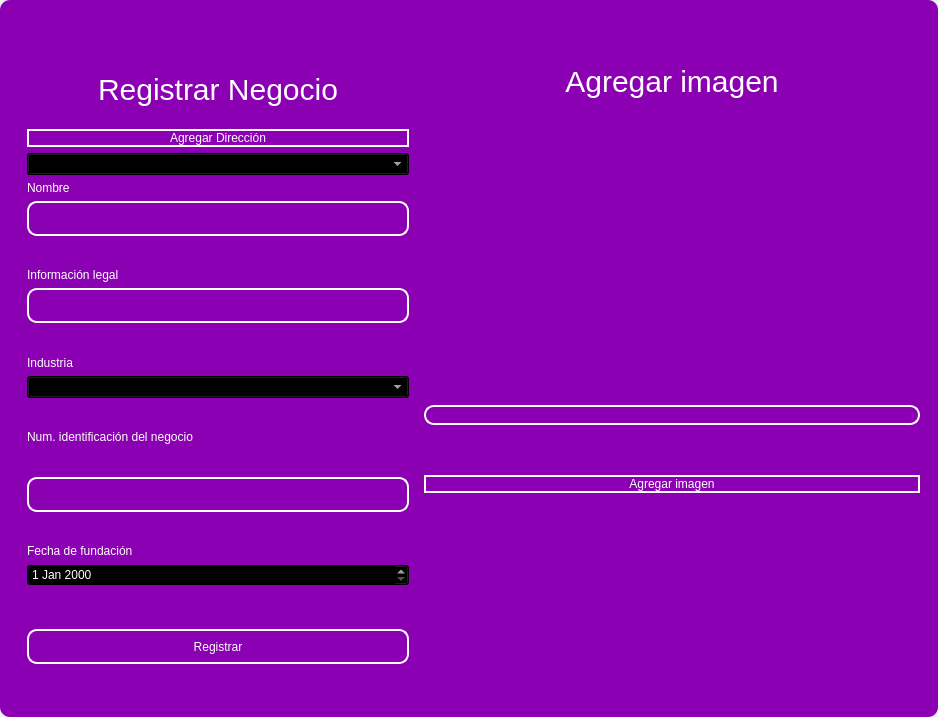
<?xml version="1.0" encoding="UTF-8"?>
<ui version="4.0">
 <class>MainWindow</class>
 <widget class="QMainWindow" name="MainWindow">
  <property name="geometry">
   <rect>
    <x>0</x>
    <y>0</y>
    <width>938</width>
    <height>717</height>
   </rect>
  </property>
  <property name="windowTitle">
   <string>MainWindow</string>
  </property>
  <property name="styleSheet">
   <string notr="true"/>
  </property>
  <widget class="QWidget" name="centralwidget">
   <property name="styleSheet">
    <string notr="true"/>
   </property>
   <layout class="QVBoxLayout" name="verticalLayout">
    <property name="spacing">
     <number>0</number>
    </property>
    <property name="leftMargin">
     <number>0</number>
    </property>
    <property name="topMargin">
     <number>0</number>
    </property>
    <property name="rightMargin">
     <number>0</number>
    </property>
    <property name="bottomMargin">
     <number>0</number>
    </property>
    <item>
     <widget class="QFrame" name="frame">
      <property name="enabled">
       <bool>true</bool>
      </property>
      <property name="styleSheet">
       <string notr="true">QFrame {
	border-radius:10px;
	background-color: rgb(140, 0, 179);
 }
</string>
      </property>
      <property name="frameShape">
       <enum>QFrame::StyledPanel</enum>
      </property>
      <property name="frameShadow">
       <enum>QFrame::Raised</enum>
      </property>
      <layout class="QVBoxLayout" name="verticalLayout_2">
       <item>
        <widget class="QFrame" name="frame_superior">
         <property name="minimumSize">
          <size>
           <width>0</width>
           <height>40</height>
          </size>
         </property>
         <property name="maximumSize">
          <size>
           <width>16777215</width>
           <height>40</height>
          </size>
         </property>
         <property name="styleSheet">
          <string notr="true">QPushButton{
border-radius:18px;
}

QPushButton:hover{
	background-color: rgb(0, 0, 0);
}
</string>
         </property>
         <property name="frameShape">
          <enum>QFrame::StyledPanel</enum>
         </property>
         <property name="frameShadow">
          <enum>QFrame::Raised</enum>
         </property>
         <layout class="QHBoxLayout" name="horizontalLayout_3">
          <property name="spacing">
           <number>4</number>
          </property>
          <property name="leftMargin">
           <number>0</number>
          </property>
          <property name="topMargin">
           <number>0</number>
          </property>
          <property name="rightMargin">
           <number>0</number>
          </property>
          <property name="bottomMargin">
           <number>0</number>
          </property>
          <item>
           <widget class="QPushButton" name="btn_icon">
            <property name="text">
             <string/>
            </property>
            <property name="iconSize">
             <size>
              <width>40</width>
              <height>40</height>
             </size>
            </property>
           </widget>
          </item>
          <item>
           <spacer name="horizontalSpacer_2">
            <property name="orientation">
             <enum>Qt::Horizontal</enum>
            </property>
            <property name="sizeHint" stdset="0">
             <size>
              <width>443</width>
              <height>20</height>
             </size>
            </property>
           </spacer>
          </item>
          <item>
           <widget class="QPushButton" name="bt_minimizar">
            <property name="minimumSize">
             <size>
              <width>38</width>
              <height>38</height>
             </size>
            </property>
            <property name="maximumSize">
             <size>
              <width>38</width>
              <height>38</height>
             </size>
            </property>
            <property name="cursor">
             <cursorShape>PointingHandCursor</cursorShape>
            </property>
            <property name="text">
             <string/>
            </property>
            <property name="icon">
             <iconset>
              <normaloff>image/minus.svg</normaloff>image/minus.svg</iconset>
            </property>
            <property name="iconSize">
             <size>
              <width>38</width>
              <height>38</height>
             </size>
            </property>
           </widget>
          </item>
          <item>
           <widget class="QPushButton" name="bt_maximizar">
            <property name="minimumSize">
             <size>
              <width>38</width>
              <height>38</height>
             </size>
            </property>
            <property name="maximumSize">
             <size>
              <width>38</width>
              <height>38</height>
             </size>
            </property>
            <property name="cursor">
             <cursorShape>PointingHandCursor</cursorShape>
            </property>
            <property name="text">
             <string/>
            </property>
            <property name="icon">
             <iconset>
              <normaloff>image/chevron-up.svg</normaloff>image/chevron-up.svg</iconset>
            </property>
            <property name="iconSize">
             <size>
              <width>38</width>
              <height>38</height>
             </size>
            </property>
           </widget>
          </item>
          <item>
           <widget class="QPushButton" name="bt_restaurar">
            <property name="minimumSize">
             <size>
              <width>38</width>
              <height>38</height>
             </size>
            </property>
            <property name="maximumSize">
             <size>
              <width>38</width>
              <height>38</height>
             </size>
            </property>
            <property name="cursor">
             <cursorShape>PointingHandCursor</cursorShape>
            </property>
            <property name="text">
             <string/>
            </property>
            <property name="icon">
             <iconset>
              <normaloff>image/chevron-down.svg</normaloff>image/chevron-down.svg</iconset>
            </property>
            <property name="iconSize">
             <size>
              <width>38</width>
              <height>38</height>
             </size>
            </property>
           </widget>
          </item>
          <item>
           <widget class="QPushButton" name="bt_cerrar">
            <property name="minimumSize">
             <size>
              <width>38</width>
              <height>38</height>
             </size>
            </property>
            <property name="maximumSize">
             <size>
              <width>38</width>
              <height>38</height>
             </size>
            </property>
            <property name="cursor">
             <cursorShape>PointingHandCursor</cursorShape>
            </property>
            <property name="text">
             <string/>
            </property>
            <property name="icon">
             <iconset>
              <normaloff>image/x.svg</normaloff>image/x.svg</iconset>
            </property>
            <property name="iconSize">
             <size>
              <width>38</width>
              <height>38</height>
             </size>
            </property>
           </widget>
          </item>
         </layout>
        </widget>
       </item>
       <item>
        <widget class="QFrame" name="frame_3">
         <property name="minimumSize">
          <size>
           <width>0</width>
           <height>0</height>
          </size>
         </property>
         <property name="maximumSize">
          <size>
           <width>16777215</width>
           <height>16777215</height>
          </size>
         </property>
         <property name="styleSheet">
          <string notr="true">QLabel {
	color: rgb(255, 255, 254);
	font: 12pt &quot;Arial&quot;;
	background-color: rgba(0, 0, 0,0);
}

QTextEdit{
background-color: rgba(0, 0, 0,0);
border-radius:10px; 
font: 12pt &quot;Arial&quot;;
color: rgb(255, 255, 254);
border: 2px solid  rgb(255, 255, 255);

}

QTextEdit:hover{
background-color: rgba(0, 0, 0,0);
border-radius:10px; 
font: 12pt &quot;Arial&quot;;
border: 2px solid  rgb(120, 0, 171);
}

QTextEdit:focus{
background-color: rgb(0, 0, 0);
border-radius:10px; 
font: 12pt &quot;Arial&quot;;
border: 2px solid rgb(120, 0, 171);
}

QLineEdit{
background-color: rgba(0, 0, 0,0);
border-radius:10px; 
font: 12pt &quot;Arial&quot;;
color: rgb(255, 255, 254);
border: 2px solid  rgb(255, 255, 255);

}

QLineEdit:hover{
background-color: rgba(0, 0, 0,0);
border-radius:10px; 
font: 12pt &quot;Arial&quot;;
border: 2px solid  rgb(120, 0, 171);
}

QLineEdit:focus{
background-color: rgb(0, 0, 0);
border-radius:10px; 
font: 12pt &quot;Arial&quot;;
border: 2px solid rgb(120, 0, 171);
}

QCheckBox{
	font: 12pt &quot;Arial&quot;;
	color: rgb(255, 255, 255);
}

QCheckBox::indicator {
    width: 18px;
    height:18px;
}

QCheckBox::indicator:unchecked {
   background-image: url(image/square.svg);
}

QCheckBox::indicator:checked {
   background-image: url(image/check-square.svg);
}

QPushButton{
border-radius:10px; 
font: 12pt &quot;Arial&quot;;
color: rgb(255, 255, 254);
border: 2px solid #ffffff;
}

QPushButton:hover{
border-radius:10px; 
font: 12pt &quot;Arial&quot;;
color: rgb(255, 255, 255);
border: 2px solid rgb(120, 0, 171);
	background-color: rgb(120, 0, 171);
}
</string>
         </property>
         <property name="frameShape">
          <enum>QFrame::StyledPanel</enum>
         </property>
         <property name="frameShadow">
          <enum>QFrame::Raised</enum>
         </property>
         <layout class="QHBoxLayout" name="horizontalLayout_4">
          <item>
           <layout class="QVBoxLayout" name="verticalLayout_4">
            <property name="rightMargin">
             <number>0</number>
            </property>
            <property name="bottomMargin">
             <number>0</number>
            </property>
            <item>
             <widget class="QLabel" name="label_3">
              <property name="minimumSize">
               <size>
                <width>100</width>
                <height>50</height>
               </size>
              </property>
              <property name="styleSheet">
               <string notr="true">font-size: 30px;
color: rgb(255, 255, 255);</string>
              </property>
              <property name="text">
               <string>Registrar Negocio</string>
              </property>
              <property name="alignment">
               <set>Qt::AlignCenter</set>
              </property>
             </widget>
            </item>
            <item>
             <widget class="QFrame" name="frame_4">
              <property name="maximumSize">
               <size>
                <width>400</width>
                <height>700</height>
               </size>
              </property>
              <property name="styleSheet">
               <string notr="true">QLabel {
	color: rgb(255, 255, 254);
	font: 12pt &quot;Arial&quot;;
	background-color: rgba(0, 0, 0,0);
}

QTextEdit{
background-color: rgba(0, 0, 0,0);
border-radius:10px; 
font: 12pt &quot;Arial&quot;;
color: rgb(255, 255, 254);
border: 2px solid  rgb(255, 255, 255);

}

QTextEdit:hover{
background-color: rgba(0, 0, 0,0);
border-radius:10px; 
font: 12pt &quot;Arial&quot;;
border: 2px solid  rgb(120, 0, 171);
}

QTextEdit:focus{
background-color: rgb(0, 0, 0);
border-radius:10px; 
font: 12pt &quot;Arial&quot;;
border: 2px solid rgb(120, 0, 171);
}

QLineEdit{
background-color: rgba(0, 0, 0,0);
border-radius:10px; 
font: 12pt &quot;Arial&quot;;
color: rgb(255, 255, 254);
border: 2px solid  rgb(255, 255, 255);

}

QLineEdit:hover{
background-color: rgba(0, 0, 0,0);
border-radius:10px; 
font: 12pt &quot;Arial&quot;;
border: 2px solid  rgb(120, 0, 171);
}

QLineEdit:focus{
background-color: rgb(0, 0, 0);
border-radius:10px; 
font: 12pt &quot;Arial&quot;;
border: 2px solid rgb(120, 0, 171);
}

QCheckBox{
	font: 12pt &quot;Arial&quot;;
	color: rgb(255, 255, 255);
}

QCheckBox::indicator {
    width: 18px;
    height:18px;
}

QCheckBox::indicator:unchecked {
   background-image: url(image/square.svg);
}

QCheckBox::indicator:checked {
   background-image: url(image/check-square.svg);
}

QPushButton{
border-radius:10px; 
font: 12pt &quot;Arial&quot;;
color: rgb(255, 255, 254);
border: 2px solid #ffffff;
}

QPushButton:hover{
border-radius:10px; 
font: 12pt &quot;Arial&quot;;
color: rgb(255, 255, 255);
border: 2px solid rgb(120, 0, 171);
	background-color: rgb(120, 0, 171);
}
</string>
              </property>
              <property name="frameShape">
               <enum>QFrame::StyledPanel</enum>
              </property>
              <property name="frameShadow">
               <enum>QFrame::Raised</enum>
              </property>
              <layout class="QVBoxLayout" name="verticalLayout_3">
               <property name="leftMargin">
                <number>9</number>
               </property>
               <property name="topMargin">
                <number>9</number>
               </property>
               <property name="rightMargin">
                <number>9</number>
               </property>
               <property name="bottomMargin">
                <number>9</number>
               </property>
               <item>
                <widget class="QPushButton" name="btn_address">
                 <property name="cursor">
                  <cursorShape>PointingHandCursor</cursorShape>
                 </property>
                 <property name="text">
                  <string>Agregar Dirección</string>
                 </property>
                </widget>
               </item>
               <item>
                <widget class="QComboBox" name="address_combobox">
                 <property name="styleSheet">
                  <string notr="true">color: rgb(255, 255, 255);
background-color: rgb(0, 0, 0);</string>
                 </property>
                </widget>
               </item>
               <item>
                <widget class="QLabel" name="label_4">
                 <property name="text">
                  <string>Nombre</string>
                 </property>
                </widget>
               </item>
               <item>
                <widget class="QLineEdit" name="nametxt">
                 <property name="minimumSize">
                  <size>
                   <width>0</width>
                   <height>35</height>
                  </size>
                 </property>
                 <property name="text">
                  <string/>
                 </property>
                </widget>
               </item>
               <item>
                <spacer name="verticalSpacer_4">
                 <property name="orientation">
                  <enum>Qt::Vertical</enum>
                 </property>
                 <property name="sizeHint" stdset="0">
                  <size>
                   <width>20</width>
                   <height>40</height>
                  </size>
                 </property>
                </spacer>
               </item>
               <item>
                <widget class="QLabel" name="label_5">
                 <property name="text">
                  <string>Información legal</string>
                 </property>
                </widget>
               </item>
               <item>
                <widget class="QLineEdit" name="legal_formtxt">
                 <property name="minimumSize">
                  <size>
                   <width>0</width>
                   <height>35</height>
                  </size>
                 </property>
                 <property name="maximumSize">
                  <size>
                   <width>16777215</width>
                   <height>16777215</height>
                  </size>
                 </property>
                 <property name="echoMode">
                  <enum>QLineEdit::Normal</enum>
                 </property>
                </widget>
               </item>
               <item>
                <spacer name="verticalSpacer_5">
                 <property name="orientation">
                  <enum>Qt::Vertical</enum>
                 </property>
                 <property name="sizeHint" stdset="0">
                  <size>
                   <width>20</width>
                   <height>40</height>
                  </size>
                 </property>
                </spacer>
               </item>
               <item>
                <widget class="QLabel" name="label">
                 <property name="text">
                  <string>Industria</string>
                 </property>
                </widget>
               </item>
               <item>
                <widget class="QComboBox" name="industry_combobox">
                 <property name="styleSheet">
                  <string notr="true">color: rgb(255, 255, 255);
background-color: rgb(0, 0, 0);</string>
                 </property>
                </widget>
               </item>
               <item>
                <spacer name="verticalSpacer">
                 <property name="orientation">
                  <enum>Qt::Vertical</enum>
                 </property>
                 <property name="sizeHint" stdset="0">
                  <size>
                   <width>20</width>
                   <height>40</height>
                  </size>
                 </property>
                </spacer>
               </item>
               <item>
                <widget class="QLabel" name="label_2">
                 <property name="text">
                  <string>Num. identificación del negocio</string>
                 </property>
                </widget>
               </item>
               <item>
                <spacer name="verticalSpacer_6">
                 <property name="orientation">
                  <enum>Qt::Vertical</enum>
                 </property>
                 <property name="sizeHint" stdset="0">
                  <size>
                   <width>20</width>
                   <height>40</height>
                  </size>
                 </property>
                </spacer>
               </item>
               <item>
                <widget class="QLineEdit" name="registration_numbertxt">
                 <property name="minimumSize">
                  <size>
                   <width>0</width>
                   <height>35</height>
                  </size>
                 </property>
                </widget>
               </item>
               <item>
                <spacer name="verticalSpacer_10">
                 <property name="orientation">
                  <enum>Qt::Vertical</enum>
                 </property>
                 <property name="sizeHint" stdset="0">
                  <size>
                   <width>20</width>
                   <height>40</height>
                  </size>
                 </property>
                </spacer>
               </item>
               <item>
                <widget class="QLabel" name="label_7">
                 <property name="text">
                  <string>Fecha de fundación</string>
                 </property>
                </widget>
               </item>
               <item>
                <widget class="QDateEdit" name="founding_datetxt">
                 <property name="styleSheet">
                  <string notr="true">color: rgb(255, 255, 255);
background-color: rgb(0, 0, 0);</string>
                 </property>
                </widget>
               </item>
               <item>
                <spacer name="verticalSpacer_9">
                 <property name="orientation">
                  <enum>Qt::Vertical</enum>
                 </property>
                 <property name="sizeHint" stdset="0">
                  <size>
                   <width>20</width>
                   <height>50</height>
                  </size>
                 </property>
                </spacer>
               </item>
               <item>
                <widget class="QPushButton" name="btn_add">
                 <property name="minimumSize">
                  <size>
                   <width>0</width>
                   <height>35</height>
                  </size>
                 </property>
                 <property name="cursor">
                  <cursorShape>PointingHandCursor</cursorShape>
                 </property>
                 <property name="text">
                  <string>Registrar</string>
                 </property>
                </widget>
               </item>
               <item>
                <spacer name="verticalSpacer_7">
                 <property name="orientation">
                  <enum>Qt::Vertical</enum>
                 </property>
                 <property name="sizeHint" stdset="0">
                  <size>
                   <width>20</width>
                   <height>40</height>
                  </size>
                 </property>
                </spacer>
               </item>
              </layout>
             </widget>
            </item>
           </layout>
          </item>
          <item>
           <layout class="QVBoxLayout" name="verticalLayout_5">
            <property name="spacing">
             <number>50</number>
            </property>
            <property name="bottomMargin">
             <number>1</number>
            </property>
            <item>
             <widget class="QLabel" name="label_9">
              <property name="maximumSize">
               <size>
                <width>16777215</width>
                <height>100</height>
               </size>
              </property>
              <property name="styleSheet">
               <string notr="true">font-size: 30px;
color: rgb(255, 255, 255);</string>
              </property>
              <property name="locale">
               <locale language="Spanish" country="Chile"/>
              </property>
              <property name="text">
               <string>Agregar imagen</string>
              </property>
              <property name="alignment">
               <set>Qt::AlignCenter</set>
              </property>
             </widget>
            </item>
            <item>
             <layout class="QHBoxLayout" name="horizontalLayout">
              <property name="spacing">
               <number>20</number>
              </property>
              <property name="rightMargin">
               <number>0</number>
              </property>
              <item>
               <spacer name="horizontalSpacer_3">
                <property name="orientation">
                 <enum>Qt::Vertical</enum>
                </property>
                <property name="sizeHint" stdset="0">
                 <size>
                  <width>20</width>
                  <height>20</height>
                 </size>
                </property>
               </spacer>
              </item>
              <item>
               <widget class="QLabel" name="image_label">
                <property name="minimumSize">
                 <size>
                  <width>0</width>
                  <height>0</height>
                 </size>
                </property>
                <property name="maximumSize">
                 <size>
                  <width>100</width>
                  <height>100</height>
                 </size>
                </property>
                <property name="frameShape">
                 <enum>QFrame::NoFrame</enum>
                </property>
                <property name="text">
                 <string/>
                </property>
                <property name="alignment">
                 <set>Qt::AlignCenter</set>
                </property>
               </widget>
              </item>
              <item>
               <spacer name="horizontalSpacer">
                <property name="orientation">
                 <enum>Qt::Vertical</enum>
                </property>
                <property name="sizeHint" stdset="0">
                 <size>
                  <width>20</width>
                  <height>20</height>
                 </size>
                </property>
               </spacer>
              </item>
             </layout>
            </item>
            <item>
             <widget class="QLineEdit" name="imagetxt">
              <property name="enabled">
               <bool>false</bool>
              </property>
              <property name="minimumSize">
               <size>
                <width>0</width>
                <height>14</height>
               </size>
              </property>
              <property name="maximumSize">
               <size>
                <width>16777215</width>
                <height>35</height>
               </size>
              </property>
             </widget>
            </item>
            <item>
             <widget class="QPushButton" name="btn_add_image">
              <property name="cursor">
               <cursorShape>PointingHandCursor</cursorShape>
              </property>
              <property name="text">
               <string>Agregar imagen</string>
              </property>
             </widget>
            </item>
            <item>
             <spacer name="verticalSpacer_2">
              <property name="orientation">
               <enum>Qt::Vertical</enum>
              </property>
              <property name="sizeHint" stdset="0">
               <size>
                <width>20</width>
                <height>40</height>
               </size>
              </property>
             </spacer>
            </item>
           </layout>
          </item>
         </layout>
        </widget>
       </item>
      </layout>
     </widget>
    </item>
   </layout>
  </widget>
 </widget>
 <resources/>
 <connections/>
</ui>
